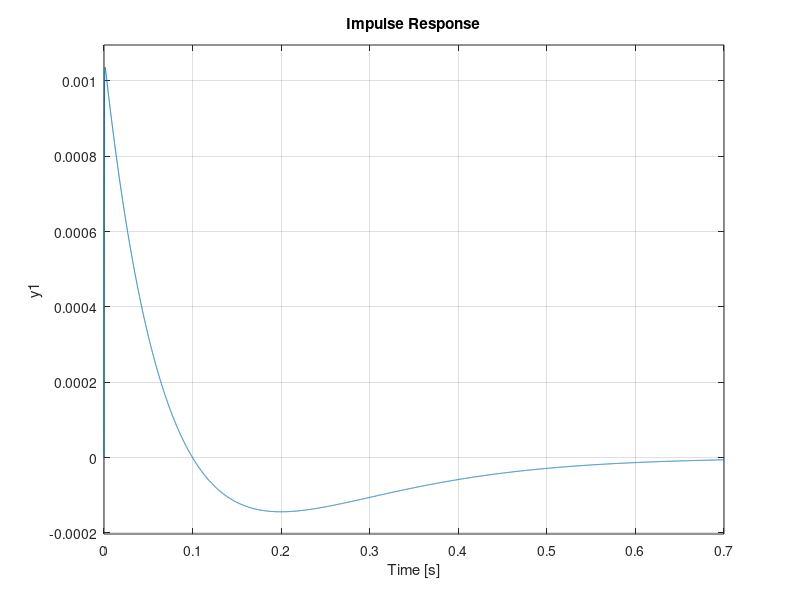
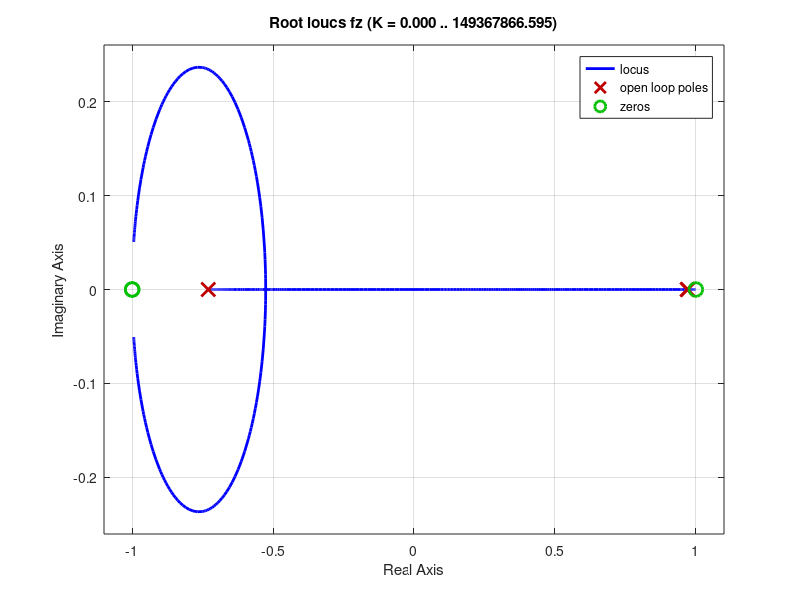
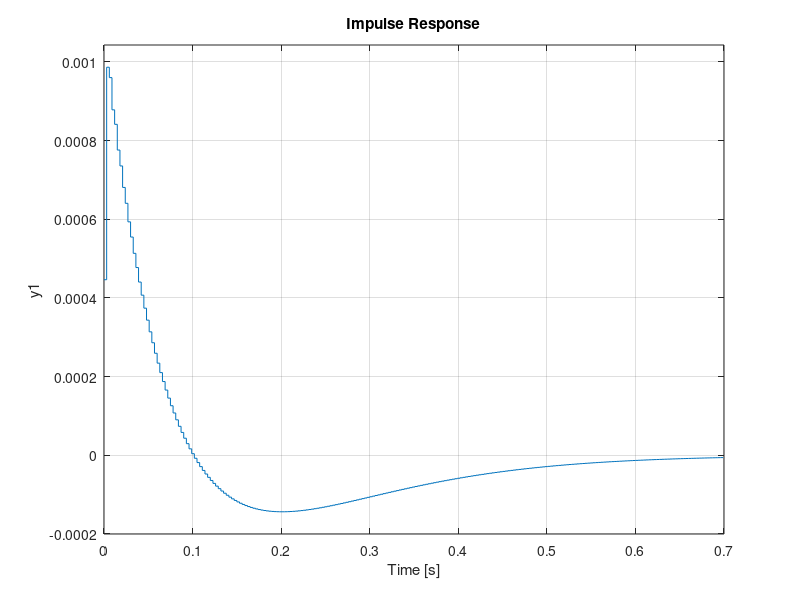

The MATLAB source for these figures, in order:
% Modellizazzione pendolo inverso - Funzione di Trasferimento %
M = 0.5;    % massa del carrello
m = 0.2;    % massa del pendolo
b = 0.1;    % attrito del carrello
i = 0.006;  % inerzia del pendolo
g = 9.8;    % accelerazione g
l = 0.3;    % lunghezza dal centro di massa del pendolo

q = (M+m)*(i+m*l^2)-(m*l)^2;    % input semplificato

% Funzione di Trasferimento a Ciclo Aperto %
num = [m*l/q  0];                                       % numeratore della FDT
den = [1  b*(i+m*l^2)/q  -(M+m)*m*g*l/q  -b*m*g*l/q];   % denominatore della FDT
pend=tf(num,den)    

k=945
contr=tf([1 20 100],[1 0])

% LEGENDA %
% conv -> convoluzione


sys_cl=feedback(pend,k*contr);

figure(2)
impulse(sys_cl)

%B-3 3.87 Hz -> 0.0043 sec
T=0.003
fz=c2d(sys_cl,T,'tustin')
figure(3)
rlocus(fz)
figure(4)
impulse(fz)